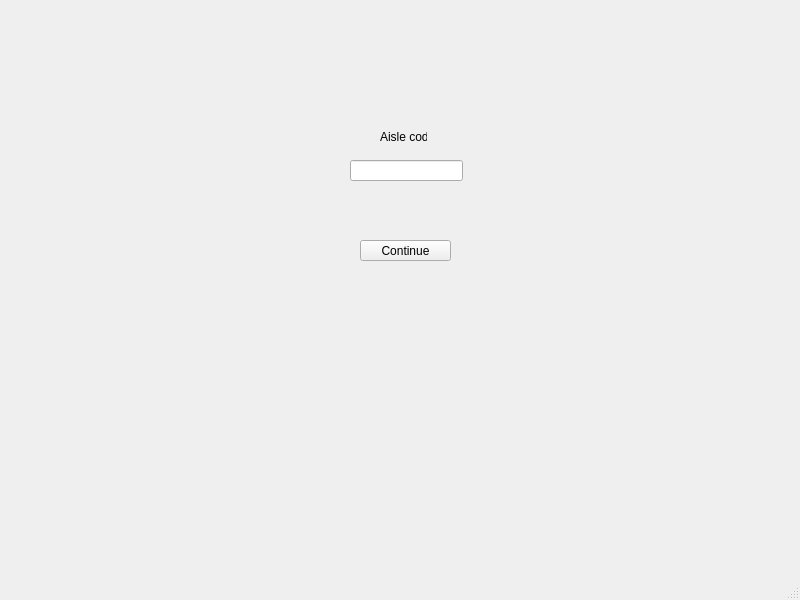
<?xml version="1.0" encoding="UTF-8"?>
<ui version="4.0">
 <class>ShowProd</class>
 <widget class="QMainWindow" name="ShowProd">
  <property name="geometry">
   <rect>
    <x>0</x>
    <y>0</y>
    <width>800</width>
    <height>600</height>
   </rect>
  </property>
  <property name="windowTitle">
   <string>MainWindow</string>
  </property>
  <widget class="QWidget" name="centralwidget">
   <widget class="QPushButton" name="pushButton">
    <property name="geometry">
     <rect>
      <x>360</x>
      <y>240</y>
      <width>91</width>
      <height>21</height>
     </rect>
    </property>
    <property name="text">
     <string>Continue</string>
    </property>
   </widget>
   <widget class="QLineEdit" name="aisleCode">
    <property name="geometry">
     <rect>
      <x>350</x>
      <y>160</y>
      <width>113</width>
      <height>21</height>
     </rect>
    </property>
   </widget>
   <widget class="QLabel" name="label">
    <property name="geometry">
     <rect>
      <x>380</x>
      <y>130</y>
      <width>47</width>
      <height>13</height>
     </rect>
    </property>
    <property name="text">
     <string>Aisle code</string>
    </property>
   </widget>
  </widget>
  <widget class="QStatusBar" name="statusbar"/>
 </widget>
 <resources/>
 <connections/>
</ui>
